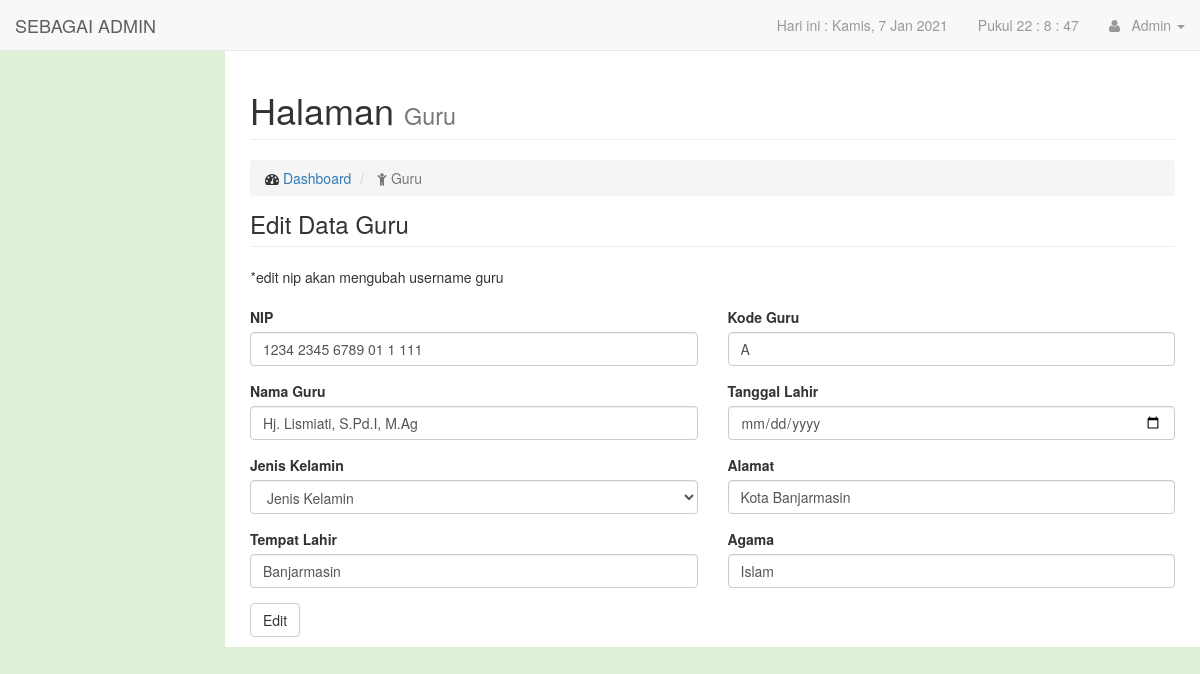
Page /inde.php?page=editguru&id=C01 (signed in) on the committed database.
### tables this page shows
CREATE TABLE IF NOT EXISTS `tb_guru` (
  `id_guru` varchar(5) NOT NULL,
  `nip` varchar(25) NOT NULL,
  `nama_guru` varchar(40) NOT NULL,
  `kode_guru` varchar(5) NOT NULL,
  `jenis_kelamin` varchar(15) NOT NULL,
  `tempat_lahir` varchar(20) NOT NULL,
  `tanggal_lahir` date NOT NULL,
  `alamat` varchar(50) NOT NULL,
  `agama` varchar(20) NOT NULL
);

### guru_edit.php (the view, shortened to what this page needs)
<div class="row">
    <div class="col-lg-12" style="margin-top:-10px;">
        <h1 class="page-header">
            Halaman
            <small>Guru</small>
        </h1>
        <ol class="breadcrumb">
            <li>
                <i class="fa fa-dashboard"></i>  <a href="inde.php">Dashboard</a>
            </li>
            <li class="active">
                <i class="fa fa-child"></i> Guru
            </li>
        </ol>
    </div>
</div>
<div class="row">
    <div class="col-lg-12">
        <h3 class="page-header" style="margin-top:-5px;">
            Edit Data Guru
        </h3>
    </div>
</div>
<div class="row">
    &nbsp&nbsp&nbsp *edit nip akan mengubah username guru <br><br>
    <?php
        $id = @$_GET['id'];
        $qrykoreksi=mysql_query("select * from tb_guru where id_guru='$id'");
        $data=mysql_fetch_object($qrykoreksi);
    ?>
    <form method="post">
        <div class="col-lg-6">
            <div class="form-group">
                <label>NIP</label>
                <input class="form-control" name="nip" value="<?php echo $data->nip;?>">
            </div>
            <div class="form-group">
                <label>Nama Guru</label>
                <input class="form-control" name="nama_guru" value="<?php echo $data->nama_guru;?>" required>
            </div>
            <div class="form-group">
                <label>Jenis Kelamin</label>
                <select name="jenis_kelamin" class="form-control">
                    <option value="" selected="selected">Jenis Kelamin</option>
                </select>
            </div>
            <div class="form-group">
                <label>Tempat Lahir</label>
                <input class="form-control" name="tempat_lahir" value="<?php echo $data->tempat_lahir;?>" required>
            </div>
        </div>
        <div class="col-lg-6">
            <div class="form-group">
                <label>Kode Guru</label>
                <input class="form-control" name="kode_guru" value="<?php echo $data->kode_guru;?>" required>
            </div>
            <div class="form-group">
                <label>Tanggal Lahir</label>
                <input type="date" class="form-control" name="tanggal_lahir">
            </div>
            <div class="form-group">
                <label>Alamat</label>
                <input class="form-control" name="alamat" value="<?php echo $data->alamat;?>" required>
            </div>
            <div class="form-group">
                <label>Agama</label>
                <input class="form-control" name="agama" value="<?php echo $data->agama;?>" required>
            </div>
        </div>
</div>
<div class="row">
    <div class="col-lg-6">
        <input type="submit" name="edit" class="btn btn-default" value="Edit"/>
    </div>
</div>

### css/smart-forms.css (style rules this page uses)
html,body { border:0;margin:0;padding:0 }

### css/sb-admin.css (style rules this page uses)
body { margin-top: 100px; background-color: #dff0d8; }
@media (min-width:768px) { body { margin-top: 50px; } }

### rows in the picture
tb_guru: nip "1234 2345 6789 01 1 111", nama_guru "Hj. Lismiati, S.Pd.I, M.Ag", tempat_lahir "Banjarmasin", kode_guru "A", alamat "Kota Banjarmasin", agama "Islam"

### other values in the picture
tanggal("D, j M Y") "Kamis, 7 Jan 2021"
